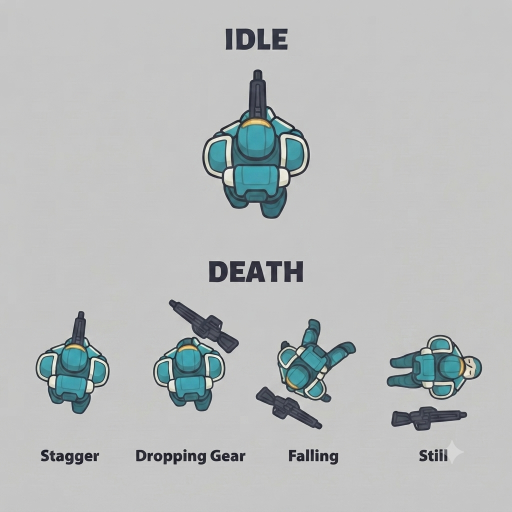
#> input picture assets/sprites/Source 2/marine teal spritesheet.png, 1024 x 1024 px, found by its file name (shown at 1/2 size)
$ python slice_cluster.py
#> lines starting #> are read from the running program, lines starting #| are printed output that depends on the picture
### assets/sprites/slice_death.py
import os, math, sys
from collections import deque
from PIL import Image

SP = "/Users/bronsongannon/Desktop/mini-rts/assets/sprites"
SRC = os.path.join(SP, "Source 2")
OUT = SP

# (sheet file, unit type, colorway, death band y0..y1 at 1024 scale, gray-scrub)
SHEETS = [
    ("rocket trooper red spritesheet.png", "rocket",   "red",  828, 1015, True),
    ("marine teal spritesheet.png",        "marine",   "teal", 560, 880,  False),
    ("marine red spritesheet.png",         "marine",   "red",  560, 880,  False),
    ("dino spritesheet.png",               "spitter",  "teal", 600, 980,  False),
    ("dino bone spritesheet.png",          "spitter",  "wild", 600, 980,  False),
]

FLOOD_TOL = 60      # bg flood-fill tolerance (dark outlines protect sprite interiors)
POCKET_TOL = 22     # enclosed bg-pocket color key
MIN_GAP = 14        # x-projection gap that separates frames (1024 scale)
COMP_KEEP = 0.04    # keep components >= 4% of the largest (keeps dropped gear, kills text)


def dist(a, b):
    return math.sqrt((a[0]-b[0])**2 + (a[1]-b[1])**2 + (a[2]-b[2])**2)


def flood_bg(img):
    w, h = img.size
    px = img.load()
    # bg reference = average of the four corners
    corners = [px[0, 0], px[w-1, 0], px[0, h-1], px[w-1, h-1]]
    ref = tuple(sum(c[i] for c in corners)//4 for i in range(3))
    seen = [[False]*w for _ in range(h)]
    q = deque()
    for x in range(w):
        q.append((x, 0)); q.append((x, h-1))
    for y in range(h):
        q.append((0, y)); q.append((w-1, y))
    while q:
        x, y = q.popleft()
        if x < 0 or y < 0 or x >= w or y >= h or seen[y][x]:
            continue
        seen[y][x] = True
        c = px[x, y]
        if dist(c[:3], ref) > FLOOD_TOL:
            continue
        px[x, y] = (0, 0, 0, 0)
        q.append((x+1, y)); q.append((x-1, y)); q.append((x, y+1)); q.append((x, y-1))
    return ref


# [18 lines left out: function gray_scrub, not called in this run]


def key_pockets(img, ref, tol):
    px = img.load()
    w, h = img.size
    n = 0
    for y in range(h):
        for x in range(w):
            c = px[x, y]
            if c[3] and dist(c[:3], ref) < tol:
                px[x, y] = (0, 0, 0, 0)
                n += 1
    return n


# [30 lines left out: function segments_x, not called in this run]


def components(img):
    px = img.load()
    w, h = img.size
    lab = [[0]*w for _ in range(h)]
    comps = []
    for yy in range(h):
        for xx in range(w):
            if px[xx, yy][3] and not lab[yy][xx]:
                cid = len(comps)+1
                q = deque([(xx, yy)])
                lab[yy][xx] = cid
                pts = []
                while q:
                    x, y = q.popleft()
                    pts.append((x, y))
                    for dx, dy in ((1,0),(-1,0),(0,1),(0,-1),(1,1),(1,-1),(-1,1),(-1,-1)):
                        nx, ny = x+dx, y+dy
                        if 0 <= nx < w and 0 <= ny < h and px[nx, ny][3] and not lab[ny][nx]:
                            lab[ny][nx] = cid
                            q.append((nx, ny))
                comps.append(pts)
    return comps


def opaque_area(img):
    px = img.load()
    return sum(1 for y in range(img.size[1]) for x in range(img.size[0]) if px[x, y][3] > 8)


def target_area(unit, cw):
    p = os.path.join(SP, f"unit_{unit}_{cw}.png")
    ref = Image.open(p).convert("RGBA")
    if max(ref.size) != 256:
        ref = ref.resize((256, 256), Image.LANCZOS)
    return opaque_area(ref)


# [37 lines that do not run on import are left out]

### assets/sprites/slice_cluster.py
import os, math
from PIL import Image
from slice_death import (flood_bg, key_pockets, components, opaque_area,
                         target_area, POCKET_TOL, SRC, OUT)

CASES = [
    ("marine teal spritesheet.png", "marine",  "teal", 560, 880),
    ("marine red spritesheet.png",  "marine",  "red",  560, 880),
    ("dino spritesheet.png",        "spitter", "teal", 600, 980),
    ("dino bone spritesheet.png",   "spitter", "wild", 600, 980),
]
MIN_COMP = 400      # px: keeps dropped rifles/gear, drops dust
CLUSTER_KEEP = 0.06 # inside a frame cluster, keep comps >= 6% of its largest


def lum(c):
    return (0.299*c[0] + 0.587*c[1] + 0.114*c[2]) / 255


for fname, unit, cw, by0, by1 in CASES:
    sheet = Image.open(os.path.join(SRC, fname)).convert("RGBA")
#> sheet is the input picture: PIL image 1024x1024 RGBA; mean R, G, B, A 184.4, 187.8, 188.1, 255
    H = sheet.size[1]; s = H/1024
#> after `H = sheet.size[1]`: H = 1024
#> after `s = H / 1024`: s = 1
    y0, y1 = int(by0*s), int(by1*s)
#> y0 = 560; y1 = 880
    ref = flood_bg(sheet)
#> in flood_bg, `corners = [px[0, 0], px[w-1, 0], px[0, h-1], px[w-1, h-1]]`: corners = [(201, 201, 201, 255), (203, 203, 203, 255), (195, 195, 195, 255), (201, 201, 201, 255)]
#> in flood_bg, `ref = tuple(sum(c[i] for c in corners)//4 for i in range(3))`: ref = (200, 200, 200)
#> the loop in flood_bg, `while q:` made 3715244 passes
#> after the loop in flood_bg, `while q:`: seen = 1024 items
#> ref = (200, 200, 200)
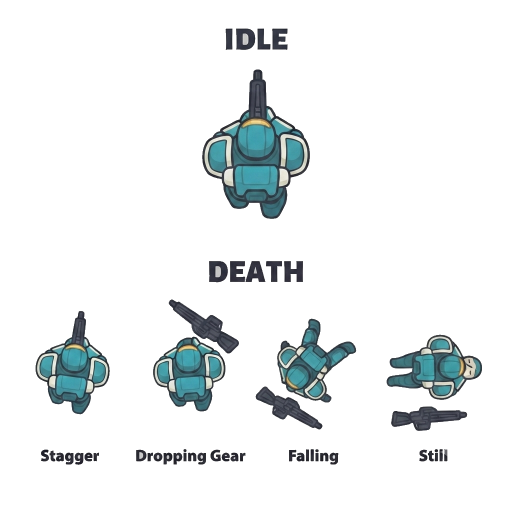
#> sheet: PIL image 1024x1024 RGBA (shown at 1/2 size); mean R, G, B, A 9.2, 12.6, 13.3, 29.4; transparent parts drawn white
    key_pockets(sheet, ref, POCKET_TOL)
#> after the loop in key_pockets, `for y in range(h):`: n = 3831
    band = sheet.crop((0, y0, sheet.size[0], y1))
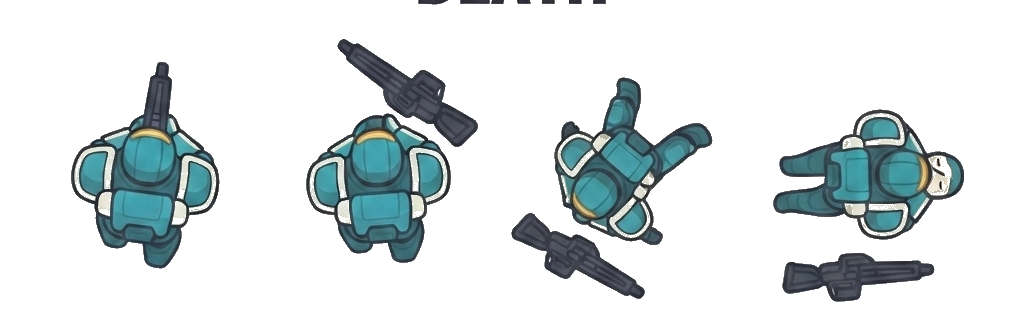
#> band: PIL image 1024x320 RGBA; mean R, G, B, A 16.2, 23.1, 24.3, 53.6; transparent parts drawn white
    bp = band.load()
    comps = [c for c in components(band) if len(c) >= MIN_COMP*s*s]
#> comps = 7 items
    # drop small near-white comps (Gemini sparkle watermark)
    def mean_lum(c):
        t = [0, 0, 0]
        for x, y in c[::max(1, len(c)//200)]:
            p = bp[x, y]
            for i in range(3):
                t[i] += p[i]
        n = len(c[::max(1, len(c)//200)])
        return lum((t[0]/n, t[1]/n, t[2]/n))
    comps = [c for c in comps if not (len(c) < 2500*s*s and mean_lum(c) > 0.92)]
    centers = sorted(range(len(comps)), key=lambda i: sum(p[0] for p in comps[i])/len(comps[i]))
#> centers = [1, 4, 0, 5, 2, 6, 3]
    xs = [sum(p[0] for p in comps[i])/len(comps[i]) for i in centers]
#> xs = [146.7, 379.9, 411.9, 573.1, 620.4, 850.6, 870.2]
    gaps = sorted(range(len(xs)-1), key=lambda i: xs[i+1]-xs[i], reverse=True)[:3]
#> gaps = [0, 4, 2]
    cuts = sorted(gaps)
#> cuts = [0, 2, 4]
    clusters, cur = [], []
    for idx in range(len(centers)):
        cur.append(comps[centers[idx]])
        if idx in cuts:
            clusters.append(cur); cur = []
#> this loop made 7 passes
#> after the loop, clusters = 3 items
    clusters.append(cur)
    if len(clusters) != 4:
        print(f"!! {fname}: {len(clusters)} clusters"); continue
    tgt = target_area(unit, cw)
#> (the run stopped early here; a loop or call above may not have finished)

$ run again, with assets/sprites/Source 2/Artillery Red.png copied over assets/sprites/Source 2/marine teal spritesheet.png
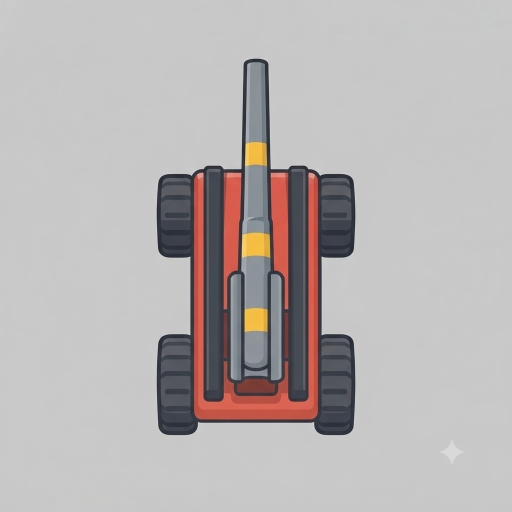
#> input picture assets/sprites/Source 2/Artillery Red.png, 1024 x 1024 px, found by its file name (shown at 1/2 size)
#> sheet is the input picture: PIL image 1024x1024 RGBA; mean R, G, B, A 184, 179.4, 179, 255
#> corners = [(203, 204, 199, 255), (201, 201, 201, 255), (199, 199, 197, 255), (201, 201, 201, 255)]
#> in flood_bg, `ref = tuple(sum(c[i] for c in corners)//4 for i in range(3))`: ref = (201, 201, 199)
#> the loop in flood_bg, `while q:` made 3422116 passes
#> c on passes 1 to 3: (203, 204, 199, 255), (199, 199, 197, 255), (204, 205, 200, 255)
#> after the loop in flood_bg, `while q:`: seen = 1024 items
#> `ref = flood_bg(sheet)`: ref = (201, 201, 199)
#> `ref = flood_bg(sheet)`:
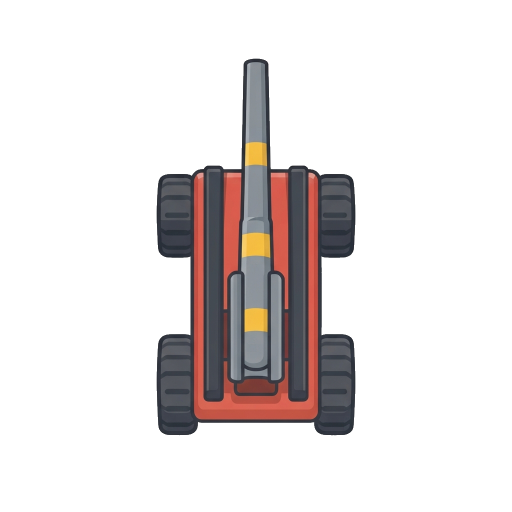
#> sheet: PIL image 1024x1024 RGBA (shown at 1/2 size); mean R, G, B, A 21, 16.3, 16.1, 47.2; transparent parts drawn white
#> after the loop in key_pockets, `for y in range(h):`: n = 2
#> `band = sheet.crop((0, y0, sheet.size[0], y1))`:
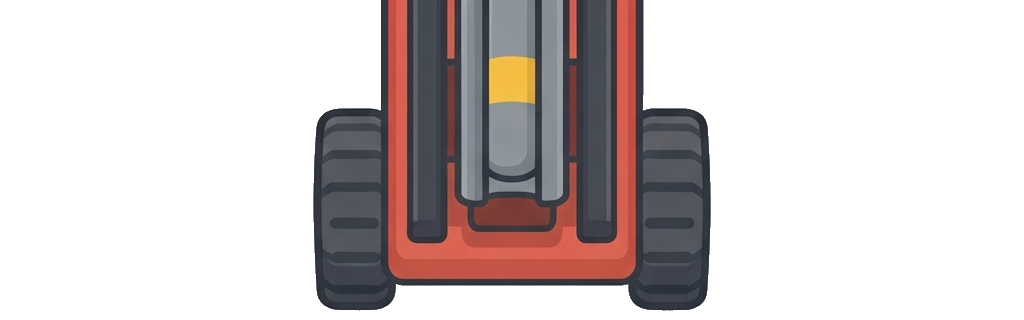
#> band: PIL image 1024x320 RGBA; mean R, G, B, A 34.3, 26.7, 26.7, 79.3; transparent parts drawn white
#> comps = 1 item
#> centers = [0]
#> xs = [511.7]
#> gaps = []
#> the loop `for idx in range(len(centers)):` made 1 pass
#| !! marine teal spritesheet.png: 1 clusters
